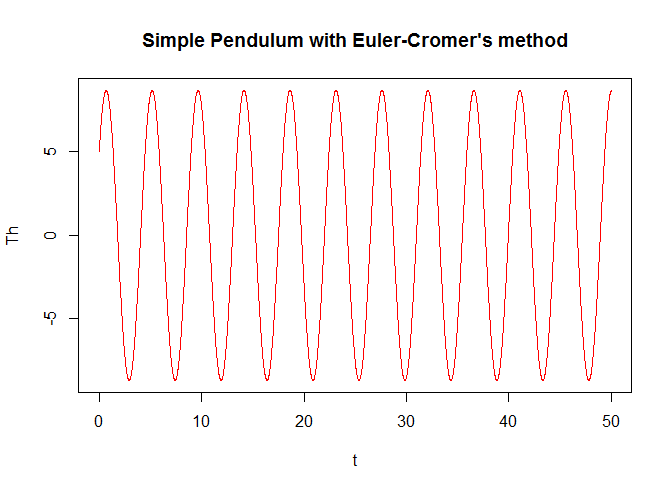

Here is the R script that generated this plot:
simple_Pendulum_EulerCromer <- function(theta, omega, length, dt) {
  Th <- c(theta) ## initial angle
  Om <- c(omega) ## initial angular frequency
  g <- 9.8
  t <- c(0) ## initial time
  T <- 2*pi*sqrt(length/g)
  
  for (i in 2:5000) {
    t <- c(t, t[i - 1] + dt)
    Om <- c(Om, Om[i - 1] - g*Th[i - 1]*dt/length)
    Th <- c(Th, Th[i - 1] + Om[i]*dt)
  }
  plot(t, Th, type="l", col="red", main="Simple Pendulum with Euler-Cromer's method")
}

simple_Pendulum_EulerCromer(5, 10, 5, 0.01)
